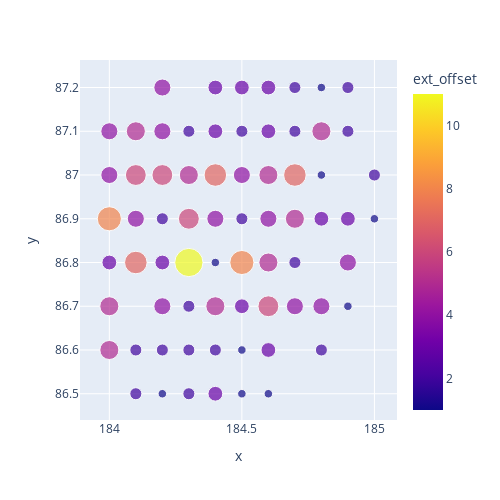

The notebook cell this image was saved under:
### Code cell
df = gc_results_gg.posdf
fig = px.scatter(df,x=df.x,y=df.y,size=df.ext_offset,color=df.ext_offset,height=500,width=500)
fig.show()

### Figure 1 — Plotly figure (JSON) as saved in the notebook; plotly's stock layout.template omitted (floating-point values rounded to 4 significant figures)
{"data": [{"hovertemplate": "x=%{x}<br>y=%{y}<br>ext_offset=%{marker.color}<extra></extra>", "legendgroup": "", "marker": {"color": [5, 5, 3, 8, 4, 4, 2, 2, 7, 4, 6, 5, 1, 2, 4, 3, 2, 6, 4, 4, 2, 2, 2, 11, 6, 5, 2, 3, 2, 5, 1, 4, 7, 3, 3, 1, 1, 3, 8, 2, 4, 2, 3, 1, 3, 6, 5, 4, 5, 3, 3, 4, 2, 5, 7, 2, 2, 2, 4, 3, 1, 5, 1, 1, 4, 3, 2, 2, 1, 2], "coloraxis": "coloraxis", "size": [5, 5, 3, 8, 4, 4, 2, 2, 7, 4, 6, 5, 1, 2, 4, 3, 2, 6, 4, 4, 2, 2, 2, 11, 6, 5, 2, 3, 2, 5, 1, 4, 7, 3, 3, 1, 1, 3, 8, 2, 4, 2, 3, 1, 3, 6, 5, 4, 5, 3, 3, 4, 2, 5, 7, 2, 2, 2, 4, 3, 1, 5, 1, 1, 4, 3, 2, 2, 1, 2], "sizemode": "area", "sizeref": 0.0275, "symbol": "circle"}, "mode": "markers", "name": "", "orientation": "v", "showlegend": false, "type": "scatter", "x": [184, 184, 184, 184, 184, 184, 184.1, 184.1, 184.1, 184.1, 184.1, 184.1, 184.2, 184.2, 184.2, 184.2, 184.2, 184.2, 184.2, 184.2, 184.3, 184.3, 184.3, 184.3, 184.3, 184.3, 184.3, 184.4, 184.4, 184.4, 184.4, 184.4, 184.4, 184.4, 184.4, 184.5, 184.5, 184.5, 184.5, 184.5, 184.5, 184.5, 184.5, 184.6, 184.6, 184.6, 184.6, 184.6, 184.6, 184.6, 184.6, 184.7, 184.7, 184.7, 184.7, 184.7, 184.7, 184.8, 184.8, 184.8, 184.8, 184.8, 184.8, 184.9, 184.9, 184.9, 184.9, 184.9, 185.0, 185.0], "xaxis": "x", "y": [86.6, 86.7, 86.8, 86.9, 87.0, 87.1, 86.5, 86.6, 86.8, 86.9, 87.0, 87.1, 86.5, 86.6, 86.7, 86.8, 86.9, 87.0, 87.1, 87.2, 86.5, 86.6, 86.7, 86.8, 86.9, 87.0, 87.1, 86.5, 86.6, 86.7, 86.8, 86.9, 87.0, 87.1, 87.2, 86.5, 86.6, 86.7, 86.8, 86.9, 87.0, 87.1, 87.2, 86.5, 86.6, 86.7, 86.8, 86.9, 87.0, 87.1, 87.2, 86.7, 86.8, 86.9, 87.0, 87.1, 87.2, 86.6, 86.7, 86.9, 87.0, 87.1, 87.2, 86.7, 86.8, 86.9, 87.1, 87.2, 86.9, 87.0], "yaxis": "y"}], "layout": {"coloraxis": {"colorbar": {"title": {"text": "ext_offset"}}, "colorscale": [[0, "#0d0887"], [0.1111, "#46039f"], [0.2222, "#7201a8"], [0.3333, "#9c179e"], [0.4444, "#bd3786"], [0.5556, "#d8576b"], [0.6667, "#ed7953"], [0.7778, "#fb9f3a"], [0.8889, "#fdca26"], [1, "#f0f921"]]}, "height": 500, "legend": {"itemsizing": "constant", "tracegroupgap": 0}, "margin": {"t": 60}, "width": 500, "xaxis": {"anchor": "y", "autorange": true, "domain": [0, 1], "range": [183.9, 185.1], "title": {"text": "x"}, "type": "linear"}, "yaxis": {"anchor": "x", "autorange": true, "domain": [0, 1], "range": [86.44, 87.26], "title": {"text": "y"}, "type": "linear"}}}
